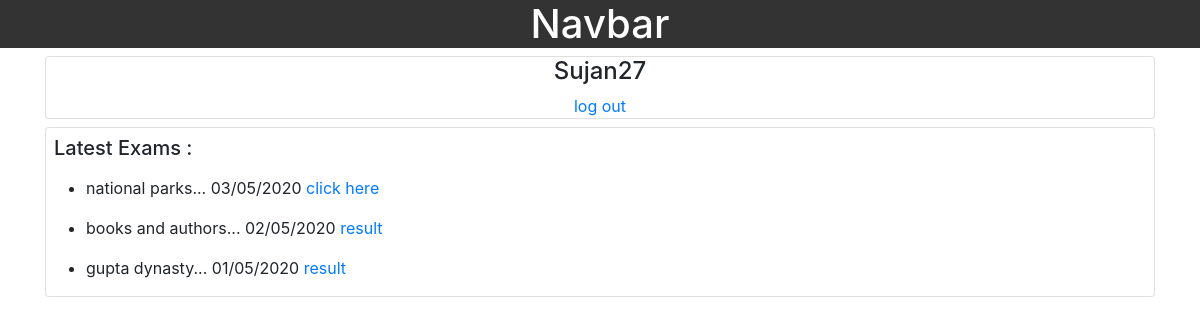
The page /timeline/ (signed in) on the database its author committed.
### home/models.py (models this page shows, shortened)
class Topic(models.Model):
    topic_name = models.CharField(max_length=30)
    dateOfUpload = models.DateTimeField(default=timezone.now)
    tTime = models.IntegerField(default=0)
    published = models.BooleanField(default=False)

### timeline/views.py (the view)
# urls.py: path('timeline/', include('timeline.urls')),
@login_required(login_url='../login')
def timeline(response):
    topics = Topic.objects.all().order_by('-dateOfUpload')
    data = []
    for t in topics:
        if len(Marksheet.objects.filter(user=response.user, topic_id=t.id)) == 0:
            data.append({
                'topic': t,
                'done': False,
            })
        else:
            data.append({
                'topic': t,
                'done': True,
            })
    return render(response, 'timeline/timeline.html', {'data': data})

### timeline/templates/timeline/timeline.html (shortened to what this page needs)
{% extends 'home.html' %}
{% block body %}
<div class="container">
    <div class="card text-center">
        <h4>
            {{user.username|capfirst}}
        </h4>
        <span>
            <a href="../logout">
                log out
            </a>
        </span>
    </div>
    <div class="card mt-2">
        <div class="card-title m-2">
            <h5>
                Latest Exams :
            </h5>
        </div>
        <div>
            {% for d in data %}
            <ul>
                {% if not d.topic.published %}
                <li>
                    {{d.topic.topic_name}}... {{d.topic.dateOfUpload|date:"d/m/Y"}} <span class="bg-danger rounded text-light">coming
                        soon</span>
                </li>
                {% elif d.done %}
                <li>
                    {{d.topic.topic_name}}... {{d.topic.dateOfUpload|date:"d/m/Y"}} <a
                        href="../paper/paper_res/{{d.topic.id}}" target="_blank">result</a>
                </li>
                {% else %}
                <li>
                    {{d.topic.topic_name}}... {{d.topic.dateOfUpload|date:"d/m/Y"}} <a href="../paper/{{d.topic.id}}"
                        target="_blank">click here</a>
                </li>
                {% endif %}
            </ul>
            {% endfor %}
        </div>
    </div>
</div>
{% endblock body %}

### rows shown on the page
Topic: topic.topic_name "national parks", topic.dateOfUpload "03/05/2020"
Topic: topic.topic_name "books and authors", topic.dateOfUpload "02/05/2020"
Topic: topic.topic_name "gupta dynasty", topic.dateOfUpload "01/05/2020"

### other values the page prints
{{ user.username|capfirst }} "Sujan27"
